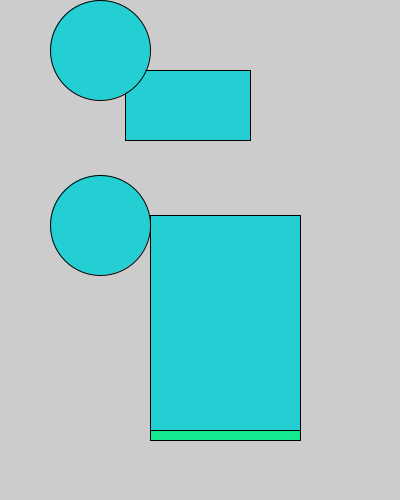
Frame 1 (no input)
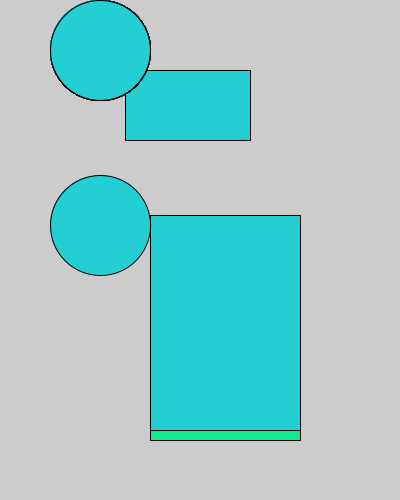
Frame 60 (the mouse pressed at the canvas centre just before this capture)
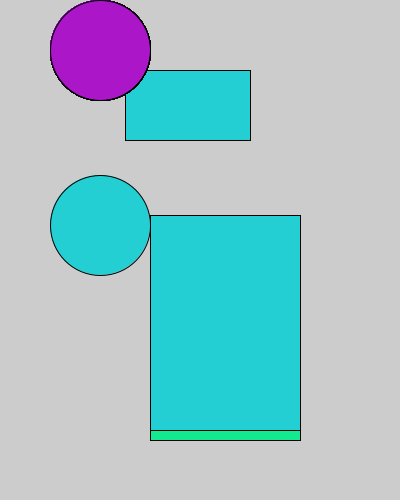
Frame 120 (the mouse held since frame 60 and released just before this capture)

The Processing sketch that drew these frames (run headless with seeded random() and noise(); from frame 60 on, the mouse is pressed at the canvas centre):

// Processing sketch: logical_dot
// ── logical_dot.pde
void   setup( ){
  size( 400,500);
  fill(19,234,143);
 
  rect(150,220,150,220);
   fill(36,207,211);
  ellipse(100,225,100,100);
  rect(150,215,150,215);
rect(125,70,125,70);
}
void  draw(){
 if(mousePressed){
fill(171,22,201);}
   ellipse(100,50,100,100);
  
  
  
  
}
